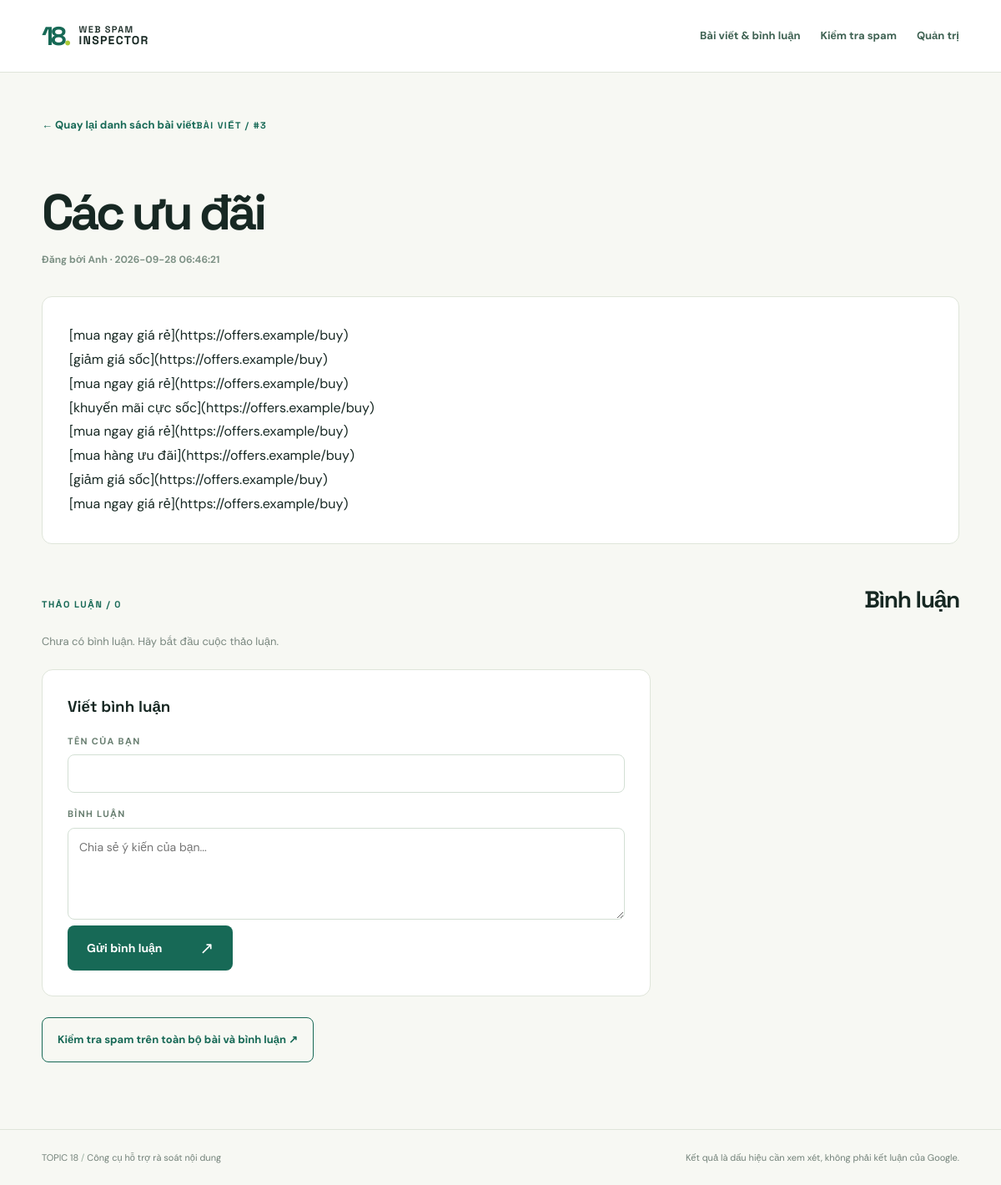
Page /posts/3 on the committed database.
### tables this page shows
CREATE TABLE posts (id INTEGER PRIMARY KEY AUTOINCREMENT, title TEXT NOT NULL, body TEXT NOT NULL, author TEXT NOT NULL, created_at TIMESTAMP DEFAULT CURRENT_TIMESTAMP);

### app.py (the view)
@app.get("/posts/<int:post_id>")
def view_post(post_id):
    post, comments = get_post(post_id)
    if post is None:
        abort(404)
    return render_template("post.html", post=post, comments=comments)

### app.py (called while the page is built)
def form_token():
    if "csrf" not in session:
        session["csrf"] = secrets.token_urlsafe(24)
    return session["csrf"]

### store.py (called while the page is built)
def is_postgres():
    return bool(os.getenv("DATABASE_URL", "").startswith(("postgres://", "postgresql://")))

@contextmanager
def connect():
    if is_postgres():
        import psycopg
        from psycopg.rows import dict_row
        connection = psycopg.connect(os.environ["DATABASE_URL"], row_factory=dict_row)
    else:
        path = Path(os.getenv("SQLITE_PATH", Path(__file__).with_name("topic18.db")))
        path.parent.mkdir(parents=True, exist_ok=True)
        connection = sqlite3.connect(path)
        connection.row_factory = sqlite3.Row
        connection.execute("PRAGMA foreign_keys = ON")
    try:
        yield connection
        connection.commit()
    except Exception:
        connection.rollback()
        raise
    finally:
        connection.close()

def run(conn, sql, values=()):
    return conn.execute(sql.replace("?", "%s") if is_postgres() else sql, values)

def init_db(conn):
    primary_key = "BIGSERIAL PRIMARY KEY" if is_postgres() else "INTEGER PRIMARY KEY AUTOINCREMENT"
    run(conn, f"CREATE TABLE IF NOT EXISTS posts (id {primary_key}, title TEXT NOT NULL, body TEXT NOT NULL, author TEXT NOT NULL, created_at TIMESTAMP DEFAULT CURRENT_TIMESTAMP)")
    run(conn, f"CREATE TABLE IF NOT EXISTS comments (id {primary_key}, post_id BIGINT NOT NULL REFERENCES posts(id) ON DELETE CASCADE, author TEXT NOT NULL, body TEXT NOT NULL, created_at TIMESTAMP DEFAULT CURRENT_TIMESTAMP)")
    run(conn, "CREATE TABLE IF NOT EXISTS hidden_items (kind TEXT NOT NULL, item_id BIGINT NOT NULL, PRIMARY KEY(kind,item_id))")

def get_post(post_id):
    with connect() as conn:
        init_db(conn)
        post = run(conn, "SELECT * FROM posts WHERE id=? AND NOT EXISTS (SELECT 1 FROM hidden_items h WHERE h.kind='post' AND h.item_id=posts.id)", (post_id,)).fetchone()
        if post is None:
            return None, []
        comments = run(conn, "SELECT * FROM comments WHERE post_id=? AND NOT EXISTS (SELECT 1 FROM hidden_items h WHERE h.kind='comment' AND h.item_id=comments.id) ORDER BY id", (post_id,)).fetchall()
        return dict(post), [dict(row) for row in comments]

### templates/post.html (shortened to what this page needs)
{% extends 'base.html' %}
{% block content %}
<article class="wrap article"><a class="back" href="{{ url_for('community') }}">← Quay lại danh sách bài viết</a><span class="index">BÀI VIẾT / #{{ post.id }}</span><h1>{{ post.title }}</h1><p class="post-meta">Đăng bởi {{ post.author }} · {{ post.created_at }}</p><div class="article-body">{{ post.body }}</div></article>
<section class="wrap comment-section" id="comments"><div class="section-heading"><span class="index">THẢO LUẬN / {{ comments|length }}</span><h2>Bình luận</h2></div>{% if comments %}<div class="comment-list">{% for comment in comments %}<article class="comment"><div class="avatar">{{ comment.author[:1]|upper }}</div><div><div class="comment-author">{{ comment.author }} <span>· {{ comment.created_at }}</span></div><p>{{ comment.body }}</p></div></article>{% endfor %}</div>{% else %}<p class="field-help">Chưa có bình luận. Hãy bắt đầu cuộc thảo luận.</p>{% endif %}<div class="compose comment-form"><h3>Viết bình luận</h3><form action="{{ url_for('create_comment', post_id=post.id) }}" method="post"><input type="hidden" name="csrf" value="{{ form_token() }}"><div class="honeypot" aria-hidden="true"><label>Website <input name="website" tabindex="-1" autocomplete="off"></label></div><label for="author">TÊN CỦA BẠN</label><input id="author" name="author" maxlength="60" minlength="2" required><label for="body">BÌNH LUẬN</label><textarea id="body" name="body" maxlength="500" minlength="3" required placeholder="Chia sẻ ý kiến của bạn..."></textarea><button class="submit" type="submit">Gửi bình luận <span aria-hidden="true">↗</span></button></form></div><form class="inline-audit" action="{{ url_for('check') }}" method="post"><input type="hidden" name="mode" value="community"><button class="outline-button" type="submit">Kiểm tra spam trên toàn bộ bài và bình luận ↗</button></form></section>
{% endblock %}

### static/style.css (style rules this page uses)
:root { --ink:#172823;--muted:#63716c;--green:#176956;--lime:#d5ed75;--paper:#f7f8f3;--line:#dfe5da;--cream:#fff;--accent:#f2f7e1 }
* { box-sizing:border-box }
body { margin:0;background:var(--paper);color:var(--ink);font-family:'DM Sans',Arial,sans-serif;line-height:1.5 }
h1,h2,h3,p { margin-top:0 }
h1,h2,h3,.brand,.index,.type-num,.finding-id,.summary { font-family:'Space Grotesk',Arial,sans-serif }
a { color:inherit }
.wrap { max-width:1160px;margin:auto;padding-left:30px;padding-right:30px }
.header-tag,.index,.eyebrow,.row-label { font-size:11px;font-weight:700;letter-spacing:.13em }
h1 { font-size:clamp(42px,6vw,79px);line-height:1.08;letter-spacing:-.065em;max-width:960px;margin:24px 0 }
.section-heading { display:flex;justify-content:space-between;align-items:baseline;gap:20px;margin-bottom:20px }
.index { color:var(--green) }
h2 { font-size:28px;letter-spacing:-.045em;margin-bottom:0 }
.field-help { font-size:13px;color:#78867e;margin:12px 0 24px }
.submit { border:0;border-radius:8px;background:var(--green);color:white;min-height:54px;padding:0 23px;font:700 14px 'DM Sans',Arial,sans-serif;cursor:pointer;display:inline-flex;align-items:center;gap:45px }
.submit span { font-size:20px;font-weight:400 }
.back { display:inline-block;color:var(--green);font-size:13px;font-weight:700;text-decoration:none;margin-bottom:48px }
.outline-button { background:transparent;border:1px solid var(--green);border-radius:8px;color:var(--green);padding:15px 18px;min-height:54px;font:700 13px 'DM Sans',Arial,sans-serif;cursor:pointer }
.compose { padding:30px;background:#fff;border:1px solid var(--line);border-radius:13px;align-self:start }
.compose label { display:block;font-size:11px;letter-spacing:.12em;color:#687e70;font-weight:700;margin:17px 0 8px }
.compose input,.compose textarea { width:100%;border:1px solid #d3dfd4;background:#fff;border-radius:8px;padding:13px;color:var(--ink);font:14px 'DM Sans',Arial,sans-serif;outline:none }
.compose textarea { height:185px;resize:vertical }
.post-meta { font-size:12px;color:#7d9185;font-weight:700 }
.article { padding-top:50px;padding-bottom:45px }
.article h1 { font-size:clamp(36px,5vw,62px);margin:15px 0;overflow-wrap:anywhere }
.article-body { margin-top:35px;padding:32px;background:#fff;border:1px solid var(--line);border-radius:12px;font-size:16px;line-height:1.8;white-space:pre-wrap;overflow-wrap:anywhere }
.comment-section { padding-bottom:80px }
.comment-form { max-width:730px;margin-bottom:25px }
.comment-form textarea { height:110px }
.inline-audit { margin-top:25px }

### rows in the picture
posts: id "3", title "Các ưu đãi", author "Anh", created_at "2026-09-28 06:46:21", body "[mua ngay giá rẻ](https://offers.example/buy) [giảm giá sốc](https://offers.example/buy) [mua ngay giá rẻ](https://offers.example/buy) [khuyến mãi cực sốc](https://offers.example/buy) [mua ngay giá rẻ](https://offers.example/buy) [mua hàng ưu đãi](https://offers.example/buy) [giảm giá sốc](https://offers.example/buy) [mua ngay giá rẻ](https://offers.example/buy)"

### other values in the picture
{{ comments|length }} "0"
